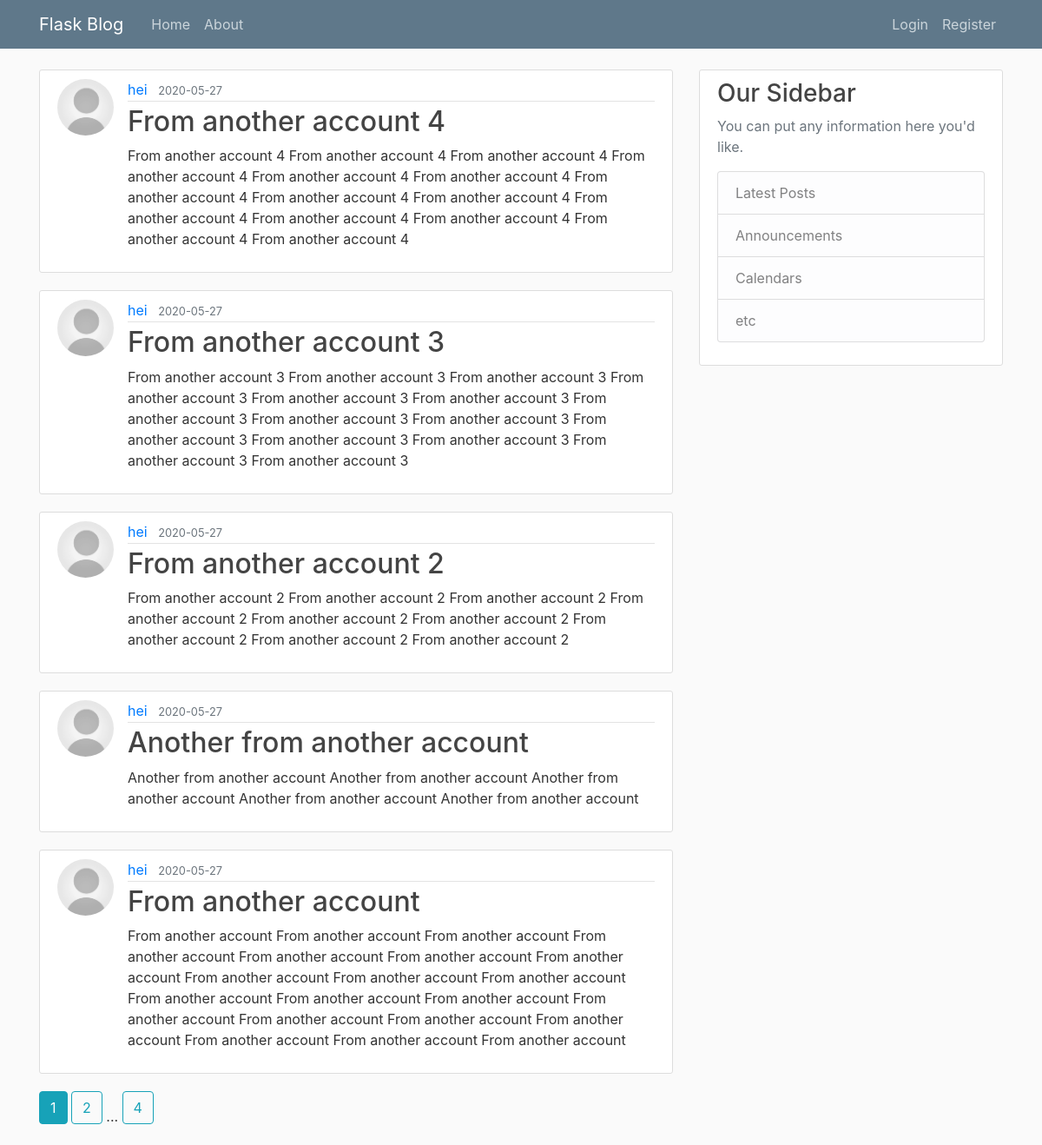
The page /home on the database its author committed.
### flaskblog/models.py (models this page shows, shortened)
class Post(db.Model):
	id = db.Column(db.Integer, primary_key=True)
	title = db.Column(db.String(100), nullable=False)
	date_posted = db.Column(db.DateTime, nullable=False, default=datetime.utcnow)
	content = db.Column(db.Text, nullable=False)
	user_id = db.Column(db.Integer, db.ForeignKey('user.id'), nullable=False)

class User(db.Model, UserMixin):
	id = db.Column(db.Integer, primary_key=True)
	username = db.Column(db.String(20), unique=True, nullable=False)
	email = db.Column(db.String(120), unique=True, nullable=False)
	image_file = db.Column(db.String(20), nullable=False, default='default.jpg')
	password = db.Column(db.String(60), nullable=False)
	posts = db.relationship('Post', backref='author', lazy=True)

### flaskblog/routes.py (the view)
@app.route('/')
@app.route('/home')
def home():
	page = request.args.get("page", 1, type=int)
	posts = Post.query.order_by(Post.date_posted.desc()).paginate(page=page, per_page=5)
	return render_template("home.html", posts=posts)

### flaskblog/templates/home.html
{% extends "layout.html" %}
{% block content %}
	{% for post in posts.items %}
		<article class="media content-section">
			<img class="rounded-circle article-img" src="{{ url_for('static', filename='profile_pics/' + post.author.image_file) }}">
			<div class="media-body">
				<div class="article-metadata">
					<a class="mr-2" href="#">{{ post.author.username }}</a>
					<small class="text-muted">{{ post.date_posted.strftime('%Y-%m-%d') }}</small>
				</div>
				<h2><a class="article-title" href="{{ url_for('post', post_id=post.id) }}">{{ post.title }}</a></h2>
				<p class="article-content">{{ post.content }}</p>
			</div>
		</article>
	{% endfor %}
	{% for page_num in posts.iter_pages(left_edge=1, right_edge=1, left_current=1, right_current=2) %}
		{% if page_num %}
			{% if posts.page == page_num %}
				<a class="btn btn-info mb-4" href="{{ url_for('home', page=page_num) }}">{{ page_num }}</a>
			{% else %}
				<a class="btn btn-outline-info mb-4" href="{{ url_for('home', page=page_num) }}">{{ page_num }}</a>
			{% endif %}
		{% else %}
			...
		{% endif %}
	{% endfor %}
{% endblock content %}

### flaskblog/templates/layout.html (shortened to what this page needs)
<!DOCTYPE html>
<html>
<head>
	<link rel="stylesheet" href="https://stackpath.bootstrapcdn.com/bootstrap/4.5.0/css/bootstrap.min.css">
	<link rel="stylesheet" type="text/css" href="{{ url_for('static', filename='main.css') }}">
</head>
<body>
	<header class="site-header">
		<nav class="navbar navbar-expand-md navbar-dark bg-steel fixed-top">
			<div class="container">
				<a class="navbar-brand mr-4" href="/">Flask Blog</a>
				<div class="collapse navbar-collapse" id="navbarToggle">
					<div class="navbar-nav mr-auto">
						<a class="nav-item nav-link" href="{{ url_for('home') }}">Home</a>
						<a class="nav-item nav-link" href="{{ url_for('about') }}">About</a>
					</div>
					<div class="navbar-nav">
						{% if current_user.is_authenticated %}
							<a class="nav-item nav-link" href="{{ url_for('new_post') }}">New post</a>
							<a class="nav-item nav-link" href="{{ url_for('account') }}">Account</a>
							<a class="nav-item nav-link" href="{{ url_for('logout') }}">Logout</a>
						{% else %}
							<a class="nav-item nav-link" href="{{ url_for('login') }}">Login</a>
							<a class="nav-item nav-link" href="{{ url_for('register') }}">Register</a>
						{% endif %}
					</div>
				</div>
			</div>
		</nav>
	</header>
	<main role="main" class="container">
		<div class="row">
			<div class="col-md-8">
				{% block content %}{% endblock %}
			</div>
			<div class="col-md-4">
				<div class="content-section">
					<h3>Our Sidebar</h3>
					<p class='text-muted'>You can put any information here you'd like.
						<ul class="list-group">
							<li class="list-group-item list-group-item-light">Latest Posts</li>
							<li class="list-group-item list-group-item-light">Announcements</li>
							<li class="list-group-item list-group-item-light">Calendars</li>
							<li class="list-group-item list-group-item-light">etc</li>
						</ul>
					</p>
				</div>
			</div>
		</div>
	</main>
</body>
</html>

### flaskblog/static/main.css (style rules this page uses)
body { background: #fafafa; color: #333333; margin-top: 5rem; }
h1, h2, h3, h4, h5, h6 { color: #444444; }
.bg-steel { background-color: #5f788a; }
.site-header .navbar-nav .nav-link { color: #cbd5db; }
.content-section { background: #ffffff; padding: 10px 20px; border: 1px solid #dddddd; border-radius: 3px; margin-bottom: 20px; }
.article-title { color: #444444; }
.article-content { white-space: pre-line; }
.article-img { height: 65px; width: 65px; margin-right: 16px; }
.article-metadata { padding-bottom: 1px; margin-bottom: 4px; border-bottom: 1px solid #e3e3e3 }

### rows shown on the page
Post: image_file (placeholder picture), author.username "hei", date_posted "2020-05-27", title "From another account 4", content "From another account 4 From another account 4 From another account 4 From another account 4 From another account 4 From another account 4 From another account 4 From another account 4 From another account 4 From another account 4 From another account 4 From another account 4 From another account 4 From another account 4"
Post: image_file (placeholder picture), author.username "hei", date_posted "2020-05-27", title "From another account 3", content "From another account 3 From another account 3 From another account 3 From another account 3 From another account 3 From another account 3 From another account 3 From another account 3 From another account 3 From another account 3 From another account 3 From another account 3 From another account 3 From another account 3"
Post: image_file (placeholder picture), author.username "hei", date_posted "2020-05-27", title "From another account 2", content "From another account 2 From another account 2 From another account 2 From another account 2 From another account 2 From another account 2 From another account 2 From another account 2 From another account 2"
Post: image_file (placeholder picture), author.username "hei", date_posted "2020-05-27", title "Another from another account", content "Another from another account Another from another account Another from another account Another from another account Another from another account"
Post: image_file (placeholder picture), author.username "hei", date_posted "2020-05-27", title "From another account", content "From another account From another account From another account From another account From another account From another account From another account From another account From another account From another account From another account From another account From another account From another account From another account From another account From another account From another account From another account From another account"

### other values the page prints
{{ page_num }} "1"
{{ page_num }} "2" "4"
